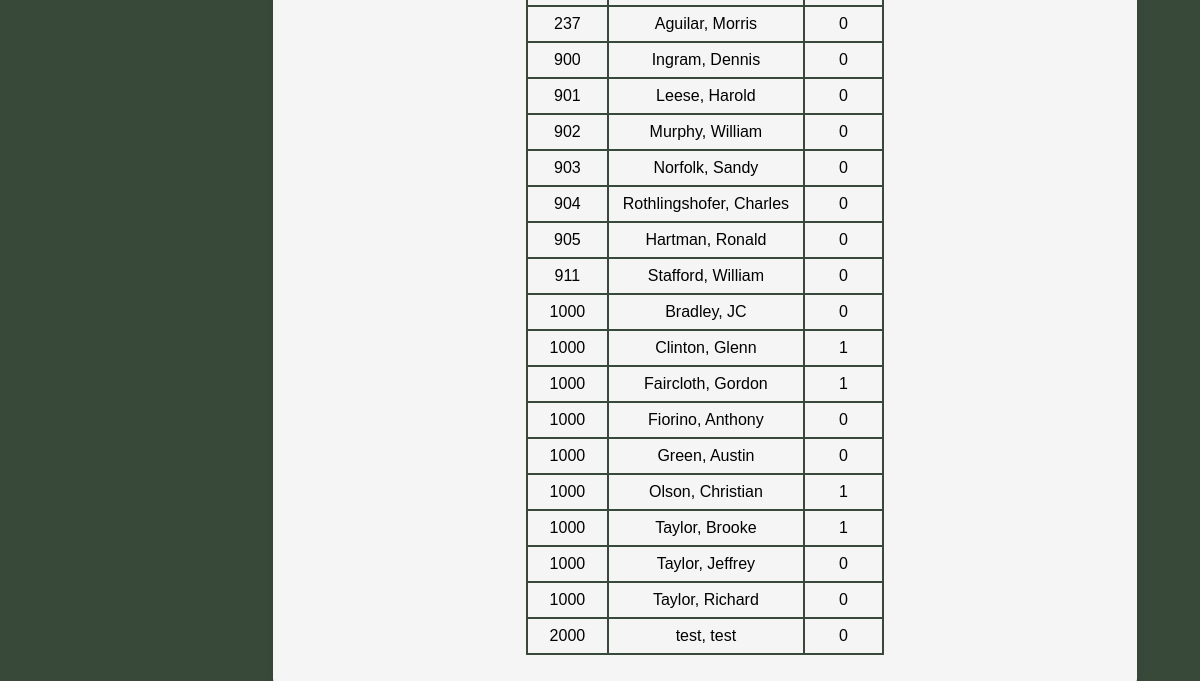
/meeting_attendance_report (signed in, lower part), run on an earlier commit of the app's database.
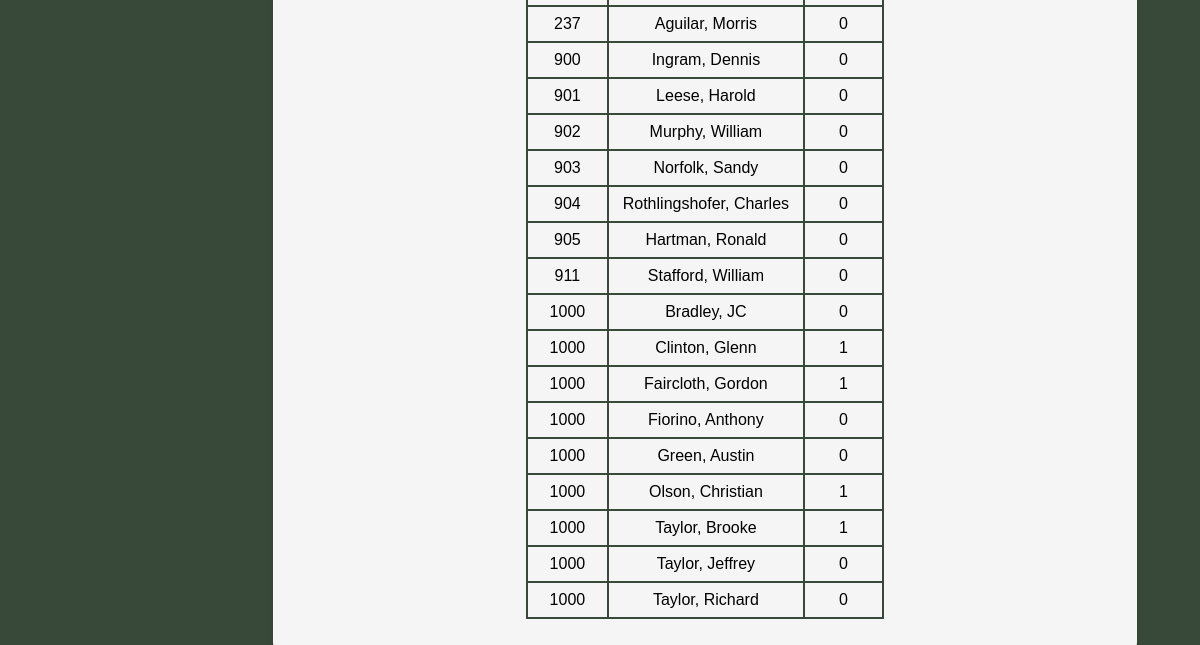
And on a later commit of the database.
### tables this page shows
CREATE TABLE members (
			id INTEGER PRIMARY KEY AUTOINCREMENT,
			badge_number TEXT,
			membership_type TEXT,
			first_name TEXT NOT NULL,
			middle_name TEXT,
			last_name TEXT NOT NULL,
			suffix TEXT,
			nickname TEXT,
			dob TEXT,
			email TEXT,
			email2 TEXT,
			phone TEXT,
			phone2 TEXT,
			address TEXT,
			city TEXT,
			state TEXT,
			zip TEXT,
			join_date TEXT,
			sponsor TEXT,
			card_internal TEXT,
			card_external TEXT,
			deleted INTEGER DEFAULT 0,
			deleted_on TEXT
		, member_notes TEXT, application_submitted TEXT, introduced_date TEXT, background_check_submitted TEXT, background_check_passed TEXT);

### DH_DB_Webapp/app.py (the view)
@app.route('/meeting_attendance_report', endpoint='meeting_attendance_report')
@login_required
@admin_required
def meeting_attendance_report():
	year = request.args.get('year')
	month = request.args.get('month') or 'all'
	years = database.get_meeting_years()
	months = [
		{'value': 'all', 'name': 'All Months'},
		{'value': '01', 'name': 'January'},
		{'value': '02', 'name': 'February'},
		{'value': '03', 'name': 'March'},
		{'value': '04', 'name': 'April'},
		{'value': '05', 'name': 'May'},
		{'value': '06', 'name': 'June'},
		{'value': '07', 'name': 'July'},
		{'value': '08', 'name': 'August'},
		{'value': '09', 'name': 'September'},
		{'value': '10', 'name': 'October'},
		{'value': '11', 'name': 'November'},
		{'value': '12', 'name': 'December'}
	]
	attendance = database.get_meeting_attendance_report(year=year, month=month)
	now = datetime.datetime.now()
	member_stats = get_member_stats()
	pending_applications = get_pending_application_count()
	return render_template('meeting_attendance_report.html', attendance=attendance, years=years, selected_year=year, months=months, selected_month=month, now=now, active_page='meeting_attendance_report', member_stats=member_stats, pending_applications=pending_applications)

### DH_DB_Webapp/app.py (called while the page is built)
def register_context_processors(app):
	@app.context_processor
	def inject_applications():
		try:
			from flask_login import current_user
			import database
			if current_user.is_authenticated and current_user.is_admin_or_bdfl():
				applications = database.get_all_applications(status='pending')
			else:
				applications = []
		except Exception:
			applications = []
		return dict(applications=applications)

@login_manager.user_loader
def load_user(user_id):
    user_data = database.get_user_by_id(int(user_id))
    if user_data:
        try:
            role = user_data['role']
        except (KeyError, IndexError):
            role = 'User'
        try:
            must_change_password = bool(user_data['must_change_password'])
        except (KeyError, IndexError):
            must_change_password = False
        return User(
            id=user_data['id'],
            username=user_data['username'],
            email=user_data['email'],
            role=role,
            is_active=bool(user_data['is_active']),
            must_change_password=must_change_password
        )
    return None

    @property
    def is_active(self):
        return self._is_active

### DH_DB_Webapp/templates/meeting_attendance_report.html (shortened to what this page needs)
<!DOCTYPE html>
<html>
<head>
</head>
<body style="background-color:#384839; font-family:Arial, Helvetica, sans-serif;">
    <div style="display:flex; flex-direction:row;">
        <div class="main-content" style="display:flex; flex-direction:column; align-items:center; justify-content:center; min-width:0; width:100%;">
            <div class="print-table-container" style="background-color:#f5f5f5; border-radius:8px; padding:32px; min-width:400px; min-height:200px; box-shadow:0 2px 8px rgba(0,0,0,0.08); margin-bottom:40px; margin-top:0; max-width:800px; margin-left:auto; margin-right:auto; display:flex; flex-direction:column; align-items:center;">
            <div class="print-table-center">
                <table id="attendanceTable" style="margin:0; border-collapse:collapse;">
            <tbody>
                {% if selected_month == 'all' %}
                    {% for att in attendance %}
                    <tr>
                        <td>{{ att.badge_number }}</td>
                            <td class="name-col">{{ att.last_name }}, {{ att.first_name }}</td>
                        <td>{{ att.total_meetings }}</td>
                    </tr>
                    {% endfor %}
                {% endif %}
            </tbody>
                </table>
            </div>
    </div>
</body>
</html>

What changed in the data, as far as the page shows it:
no longer on this page (row edited): members: badge_number "2000", last_name "test", first_name "test", total_meetings "0"
